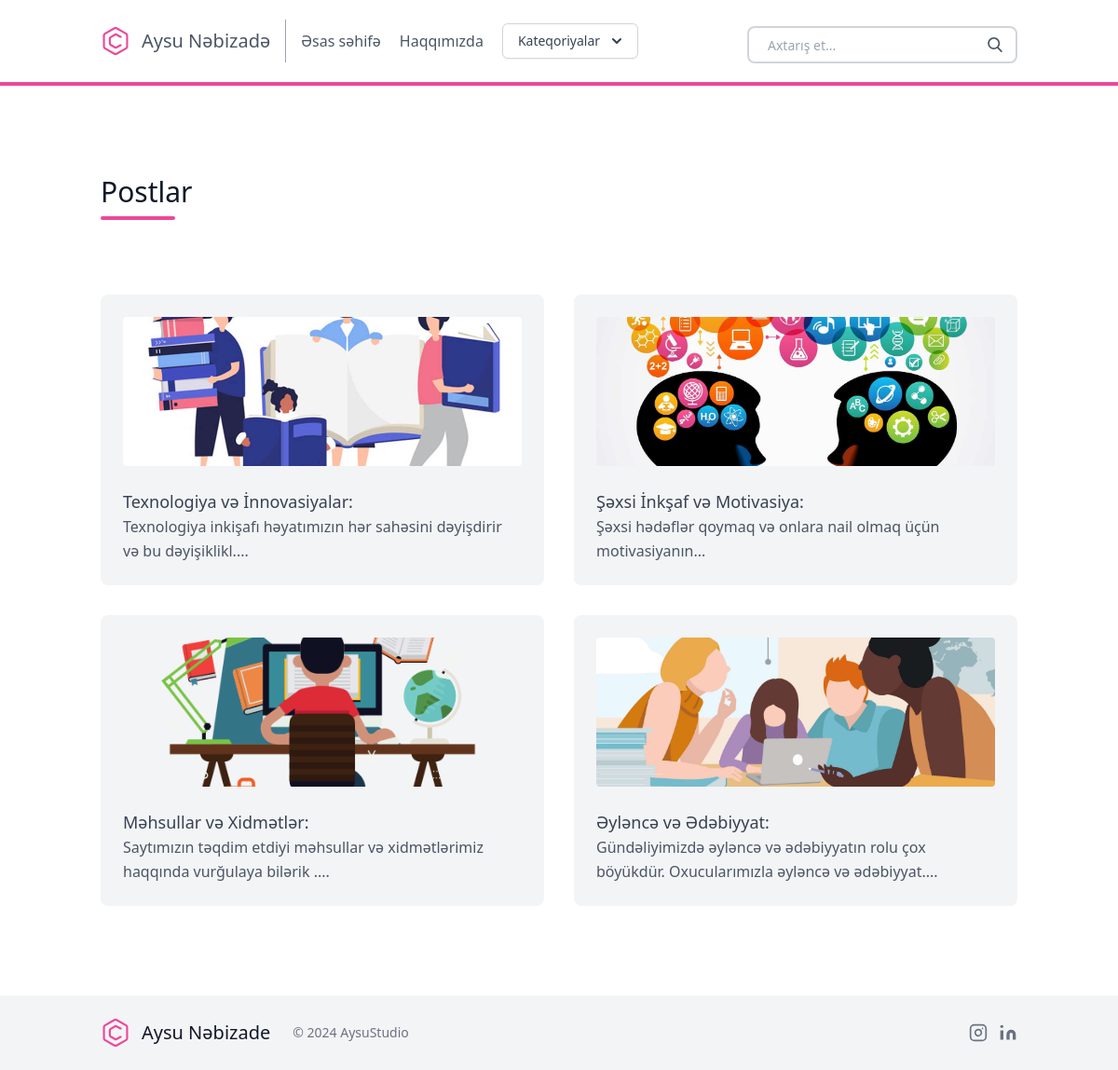
Page /postlist/learn/ on the committed database.
### posts/models.py (models this page shows, shortened)
class Category(models.Model):
    title = models.CharField(max_length=20)
    subtitle = models.CharField(max_length=20)
    slug = models.SlugField()
    thumbnail = models.ImageField()

class Post(models.Model):
    title = models.CharField(max_length=100)
    slug = models.SlugField()
    overview = models.TextField()
    timestamp = models.DateTimeField(auto_now_add=True)
    content = models.TextField()
    author = models.ForeignKey(Author, on_delete=models.CASCADE)
    thumbnail = models.ImageField()
    categories = models.ManyToManyField(Category)
    featured = models.BooleanField()
    likes = models.ManyToManyField(User, related_name='blog_posts')

### posts/views.py (the view)
# urls.py: path('postlist/<slug>/', postlist, name = 'postlist'),
def postlist (request,slug):
    category = Category.objects.get(slug = slug)
    posts = Post.objects.filter(categories__in=[category])
    context = {
        'posts': posts,
        'category': category,
    }
    return render(request, 'post_list.html', context)

### posts/templatetags/markdown_extras.py (called while the page is built)
@register.simple_tag
def get_categories():
    return Category.objects.all()[0:3]

### templates/post_list.html (shortened to what this page needs)
{% extends 'base.html' %}
{% block content %}
<section class="text-gray-600 body-font">
    <div class="container px-5 py-24 mx-auto">
      <div class="flex flex-wrap w-full mb-20">
        <div class="lg:w-1/2 w-full mb-6 lg:mb-0">
          <h1 class="sm:text-3xl text-2xl font-medium title-font mb-2 text-gray-900">
            {{ category.title }}</h1>
          <div class="h-1 w-20 bg-pink-500 rounded"></div>
        </div>
      </div>
      <div class="flex flex-wrap -m-4">
       {% for post in posts %}
        <div class="xl:w-1/4 md:w-1/2 p-4">
          <div class="bg-gray-100 p-6 rounded-lg">
            <img class="h-40 rounded w-full object-cover object-center mb-6" src="{{ post.thumbnail.url }}" alt="content">
            <a href="{% url 'post' post.slug %}" h2 class="rounded-lg transition ease-in-out delay-150 hover:-translate-y-1 hover:scale-110 hover:bg-pink-300 duration-300 text-lg text-gray-700 font-medium title-font mb-4">
              {{ post.title }}</a>
            <p class="leading-relaxed text-base">
              {{ post.overview }}</p>
          </div>
        </div>
       {% endfor %}
      </div>
    </div>
</section>
{% endblock content %}

### rows in the picture
Category: title "Postlar"
Post: thumbnail (picture), title "Texnologiya və İnnovasiyalar:", overview "Texnologiya inkişafı həyatımızın hər sahəsini dəyişdirir və bu dəyişiklikl...."
Post: thumbnail (picture), title "Şəxsi İnkşaf və Motivasiya:", overview "Şəxsi hədəflər qoymaq və onlara nail olmaq üçün motivasiyanın..."
Post: thumbnail (picture), title "Məhsullar və Xidmətlər:", overview "Saytımızın təqdim etdiyi məhsullar və xidmətlərimiz haqqında vurğulaya bilərik ...."
Post: thumbnail (picture), title "Əyləncə və Ədəbiyyat:", overview "Gündəliyimizdə əyləncə və ədəbiyyatın rolu çox böyükdür. Oxucularımızla əyləncə və ədəbiyyat...."
